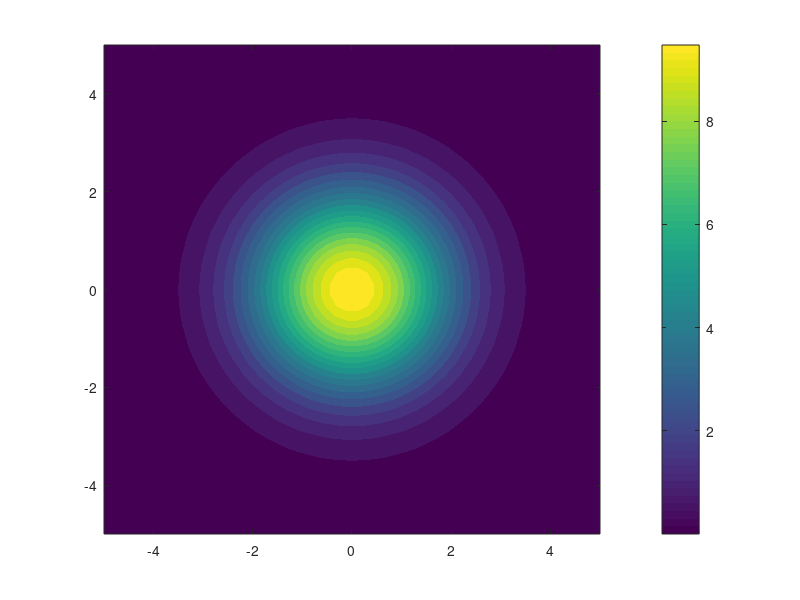
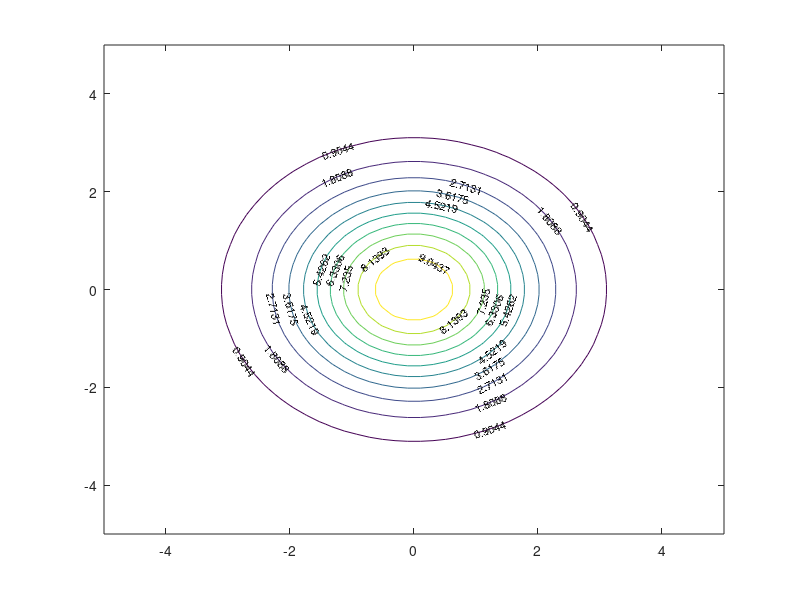
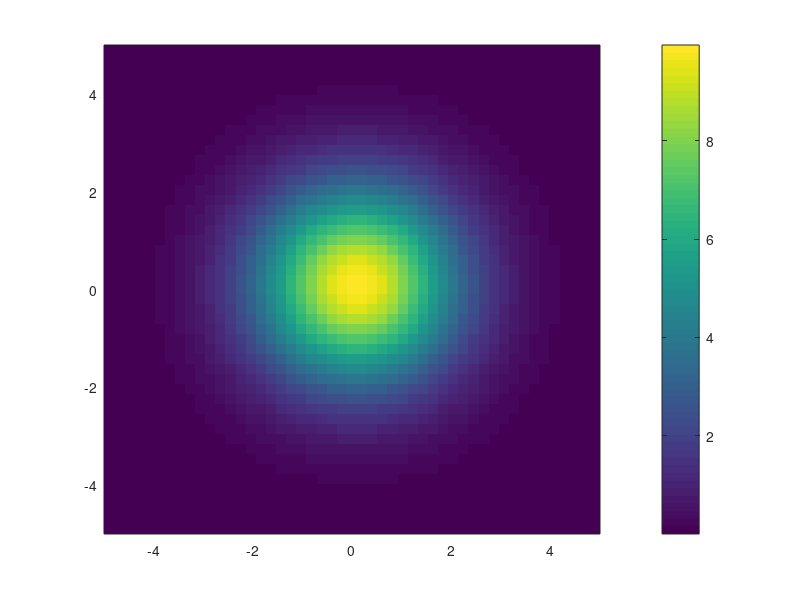
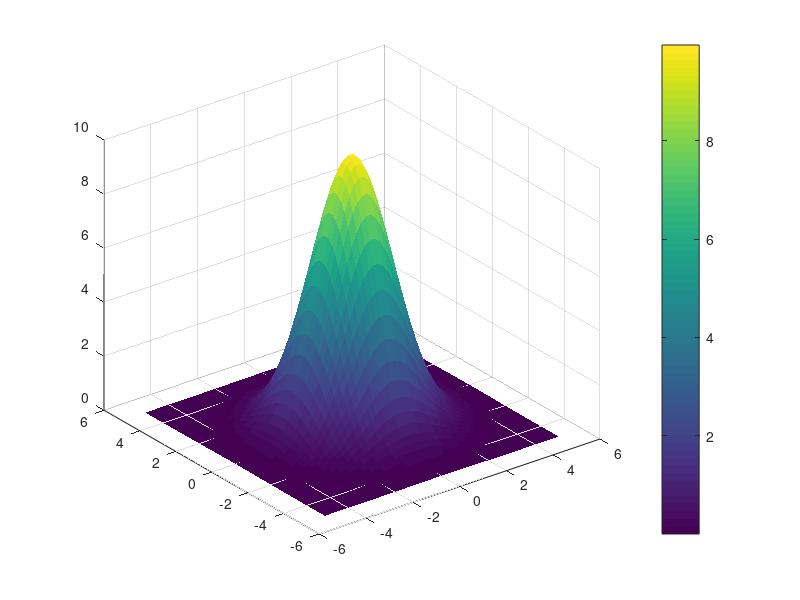

MATLAB code to generate these figures, in order: (Note: this script raises an error after producing the figures.)
%TEST_CONTOUR_FEATURES  Test contour/heatmap data workflows and edge cases.
%
%   Creates synthetic XYZ datasets, loads via parser.importCSV, and
%   validates the data is suitable for contour plotting. Also tests
%   the gridding/interpolation pipeline that generateContour() uses.
%
%   Run:
%       run tests/test_contour_features
%       runAllTests(Group="contour")

clear; clc;
fprintf('\n=== Contour / Heatmap Feature Tests ===\n\n');

ROOT = fileparts(fileparts(mfilename('fullpath')));
addpath(ROOT);

tmpDir = fullfile(tempdir, sprintf('contour_test_%s', datestr(now, 'yyyymmdd_HHMMSS')));
mkdir(tmpDir);
cleanupDir = onCleanup(@() rmdir(tmpDir, 's'));

passed = 0;
failed = 0;

% ═════════════════════════════════════════════════════════════════════
%  Generate Synthetic Datasets
% ═════════════════════════════════════════════════════════════════════

% Dataset 1: 2D Gaussian peak on regular grid (XYZ columns)
fprintf('Generating synthetic datasets...\n');
[Xg, Yg] = meshgrid(linspace(-5, 5, 50), linspace(-5, 5, 50));
Zg = 10 * exp(-(Xg.^2 + Yg.^2) / 4);
f1 = fullfile(tmpDir, 'gaussian_peak_grid.csv');
fid = fopen(f1, 'w');
fprintf(fid, 'X,Y,Intensity\n');
for ri = 1:size(Xg, 1)
    for ci = 1:size(Xg, 2)
        fprintf(fid, '%.4f,%.4f,%.6f\n', Xg(ri,ci), Yg(ri,ci), Zg(ri,ci));
    end
end
fclose(fid);

% Dataset 2: Scattered (non-gridded) XYZ data — random sampling of a surface
rng(42);  % reproducible
nPts = 300;
xScatter = 10*rand(nPts,1) - 5;
yScatter = 10*rand(nPts,1) - 5;
zScatter = sin(xScatter) .* cos(yScatter) + 0.1*randn(nPts,1);
f2 = fullfile(tmpDir, 'scattered_sincos.csv');
fid = fopen(f2, 'w');
fprintf(fid, 'X_pos,Y_pos,Signal\n');
for ri = 1:nPts
    fprintf(fid, '%.4f,%.4f,%.6f\n', xScatter(ri), yScatter(ri), zScatter(ri));
end
fclose(fid);

% Dataset 3: XRD reciprocal space map (Omega vs 2Theta vs Intensity)
% Simulates a Bragg peak with some spreading
nOmega = 40;
n2Theta = 60;
omega = linspace(30, 32, nOmega);
twoTheta = linspace(60, 64, n2Theta);
[Om, TT] = meshgrid(omega, twoTheta);
% Gaussian peak at (31.0, 62.0)
RSM = 1000 * exp(-((Om-31).^2/0.2 + (TT-62).^2/0.8));
RSM = RSM + 10 + 5*randn(size(RSM));  % background + noise
RSM(RSM < 0) = 0;
f3 = fullfile(tmpDir, 'xrd_rsm.csv');
fid = fopen(f3, 'w');
fprintf(fid, 'Omega_deg,TwoTheta_deg,Intensity_cps\n');
for ri = 1:size(Om, 1)
    for ci = 1:size(Om, 2)
        fprintf(fid, '%.4f,%.4f,%.2f\n', Om(ri,ci), TT(ri,ci), RSM(ri,ci));
    end
end
fclose(fid);

% Dataset 4: Very sparse data (edge case — only 5 points)
f4 = fullfile(tmpDir, 'sparse_xyz.csv');
fid = fopen(f4, 'w');
fprintf(fid, 'X,Y,Z\n');
fprintf(fid, '0,0,1\n1,0,2\n0,1,3\n1,1,4\n0.5,0.5,5\n');
fclose(fid);

% Dataset 5: Data with NaN values
f5 = fullfile(tmpDir, 'xyz_with_nans.csv');
fid = fopen(f5, 'w');
fprintf(fid, 'X,Y,Z\n');
for ri = 1:100
    xv = rand*10; yv = rand*10; zv = xv + yv;
    if mod(ri, 10) == 0
        zv = NaN;
    end
    fprintf(fid, '%.4f,%.4f,%.4f\n', xv, yv, zv);
end
fclose(fid);

fprintf('  Created 5 test datasets in %s\n\n', tmpDir);

% ═════════════════════════════════════════════════════════════════════
%  TEST 1: Parse 3-column CSV files correctly
% ═════════════════════════════════════════════════════════════════════
fprintf('== TEST 1: Parse gridded Gaussian peak CSV ==\n');
try
    d = parser.importCSV(f1);
    assert(numel(d.labels) >= 2, 'Should have at least 2 Y columns (Y + Intensity)');
    assert(numel(d.time) == 2500, 'Should have 50x50 = 2500 rows');
    fprintf('  Loaded: %d rows, %d columns (%s)\n', ...
        numel(d.time), numel(d.labels), strjoin(d.labels, ', '));
    fprintf('  PASS\n'); passed = passed + 1;
catch ME
    fprintf('  FAIL: %s\n', ME.message); failed = failed + 1;
end

% ═════════════════════════════════════════════════════════════════════
%  TEST 2: Parse scattered data
% ═════════════════════════════════════════════════════════════════════
fprintf('== TEST 2: Parse scattered sin*cos CSV ==\n');
try
    d = parser.importCSV(f2);
    assert(numel(d.time) == 300, 'Should have 300 rows');
    fprintf('  Loaded: %d rows, columns: %s\n', ...
        numel(d.time), strjoin(d.labels, ', '));
    fprintf('  PASS\n'); passed = passed + 1;
catch ME
    fprintf('  FAIL: %s\n', ME.message); failed = failed + 1;
end

% ═════════════════════════════════════════════════════════════════════
%  TEST 3: Gridding via scatteredInterpolant
% ═════════════════════════════════════════════════════════════════════
fprintf('== TEST 3: Grid scattered data via scatteredInterpolant ==\n');
try
    nGrid = 50;
    xLin = linspace(min(xScatter), max(xScatter), nGrid);
    yLin = linspace(min(yScatter), max(yScatter), nGrid);
    [XG, YG] = meshgrid(xLin, yLin);
    F = scatteredInterpolant(xScatter, yScatter, zScatter, 'linear', 'none');
    ZG = F(XG, YG);
    assert(all(size(ZG) == [nGrid nGrid]), 'Grid should be 50x50');
    nNaN = sum(isnan(ZG(:)));
    fprintf('  Grid: %dx%d, NaN count: %d (%.1f%%)\n', nGrid, nGrid, nNaN, 100*nNaN/numel(ZG));
    assert(nNaN < numel(ZG)*0.5, 'Less than 50%% should be NaN');
    fprintf('  PASS\n'); passed = passed + 1;
catch ME
    fprintf('  FAIL: %s\n', ME.message); failed = failed + 1;
end

% ═════════════════════════════════════════════════════════════════════
%  TEST 4: Contourf on gridded data
% ═════════════════════════════════════════════════════════════════════
fprintf('== TEST 4: contourf on Gaussian peak grid ==\n');
try
    testFig = figure('Visible', 'off');
    testAx = axes(testFig);
    contourf(testAx, Xg, Yg, Zg, 20, 'LineStyle', 'none');
    colorbar(testAx);
    colormap(testAx, parula(256));
    title(testAx, 'Gaussian Peak Contour');
    % Verify the plot was created
    children = testAx.Children;
    assert(~isempty(children), 'Axes should have contour children');
    close(testFig);
    fprintf('  PASS\n'); passed = passed + 1;
catch ME
    fprintf('  FAIL: %s\n', ME.message); failed = failed + 1;
    try close(testFig); catch; end
end

% ═════════════════════════════════════════════════════════════════════
%  TEST 5: Contour lines with labels
% ═════════════════════════════════════════════════════════════════════
fprintf('== TEST 5: Labeled contour lines ==\n');
try
    testFig = figure('Visible', 'off');
    testAx = axes(testFig);
    [C, h] = contour(testAx, Xg, Yg, Zg, 10);
    clabel(C, h, 'FontSize', 8);
    assert(~isempty(h), 'Contour handle should not be empty');
    close(testFig);
    fprintf('  PASS\n'); passed = passed + 1;
catch ME
    fprintf('  FAIL: %s\n', ME.message); failed = failed + 1;
    try close(testFig); catch; end
end

% ═════════════════════════════════════════════════════════════════════
%  TEST 6: pcolor (pseudocolor)
% ═════════════════════════════════════════════════════════════════════
fprintf('== TEST 6: pcolor (pseudocolor) ==\n');
try
    testFig = figure('Visible', 'off');
    testAx = axes(testFig);
    pcolor(testAx, Xg, Yg, Zg);
    shading(testAx, 'flat');
    colorbar(testAx);
    assert(~isempty(testAx.Children), 'pcolor should create surface object');
    close(testFig);
    fprintf('  PASS\n'); passed = passed + 1;
catch ME
    fprintf('  FAIL: %s\n', ME.message); failed = failed + 1;
    try close(testFig); catch; end
end

% ═════════════════════════════════════════════════════════════════════
%  TEST 7: surf (3D surface)
% ═════════════════════════════════════════════════════════════════════
fprintf('== TEST 7: 3D surface plot ==\n');
try
    testFig = figure('Visible', 'off');
    testAx = axes(testFig);
    surf(testAx, Xg, Yg, Zg, 'EdgeColor', 'none');
    colorbar(testAx);
    view(testAx, -37.5, 30);
    assert(~isempty(testAx.Children), 'surf should create surface object');
    close(testFig);
    fprintf('  PASS\n'); passed = passed + 1;
catch ME
    fprintf('  FAIL: %s\n', ME.message); failed = failed + 1;
    try close(testFig); catch; end
end

% ═════════════════════════════════════════════════════════════════════
%  TEST 8: RSM data — XRD reciprocal space map
% ═════════════════════════════════════════════════════════════════════
fprintf('== TEST 8: XRD RSM contour from CSV ==\n');
try
    d = parser.importCSV(f3);
    assert(numel(d.time) == nOmega * n2Theta, ...
        sprintf('Should have %d rows', nOmega * n2Theta));
    % Extract columns and grid
    xV = d.time;  % Omega
    yV = d.values(:,1);  % TwoTheta
    zV = d.values(:,2);  % Intensity
    nG = 80;
    xL = linspace(min(xV), max(xV), nG);
    yL = linspace(min(yV), max(yV), nG);
    [XG2, YG2] = meshgrid(xL, yL);
    F2 = scatteredInterpolant(xV, yV, zV, 'linear', 'none');
    ZG2 = F2(XG2, YG2);
    testFig = figure('Visible', 'off');
    testAx = axes(testFig);
    contourf(testAx, XG2, YG2, log10(max(ZG2, 1)), 20, 'LineStyle', 'none');
    colorbar(testAx);
    xlabel(testAx, '\omega (°)'); ylabel(testAx, '2\theta (°)');
    title(testAx, 'RSM (log_{10} intensity)');
    close(testFig);
    fprintf('  Peak intensity: %.1f cps at grid center\n', max(zV));
    fprintf('  PASS\n'); passed = passed + 1;
catch ME
    fprintf('  FAIL: %s\n', ME.message); failed = failed + 1;
    try close(testFig); catch; end
end

% ═════════════════════════════════════════════════════════════════════
%  TEST 9: Sparse data (5 points) — edge case
% ═════════════════════════════════════════════════════════════════════
fprintf('== TEST 9: Sparse data (5 points) gridding ==\n');
try
    d = parser.importCSV(f4);
    xV = d.time; yV = d.values(:,1); zV = d.values(:,2);
    assert(numel(xV) == 5, 'Should have 5 rows');
    % griddata should still work with 5 points
    nG = 20;
    xL = linspace(min(xV), max(xV), nG);
    yL = linspace(min(yV), max(yV), nG);
    [XG3, YG3] = meshgrid(xL, yL);
    ZG3 = griddata(xV, yV, zV, XG3, YG3, 'linear'); %#ok<GRIDD>
    assert(any(~isnan(ZG3(:))), 'At least some grid points should be valid');
    fprintf('  Gridded 5 points to %dx%d: %d valid cells\n', nG, nG, sum(~isnan(ZG3(:))));
    fprintf('  PASS\n'); passed = passed + 1;
catch ME
    fprintf('  FAIL: %s\n', ME.message); failed = failed + 1;
end

% ═════════════════════════════════════════════════════════════════════
%  TEST 10: Data with NaN values — filtered before gridding
% ═════════════════════════════════════════════════════════════════════
fprintf('== TEST 10: NaN filtering before gridding ==\n');
try
    d = parser.importCSV(f5);
    xV = d.time; yV = d.values(:,1); zV = d.values(:,2);
    nBefore = numel(xV);
    valid = ~isnan(xV) & ~isnan(yV) & ~isnan(zV);
    xV = xV(valid); yV = yV(valid); zV = zV(valid);
    nAfter = numel(xV);
    fprintf('  Before: %d rows, After NaN removal: %d rows\n', nBefore, nAfter);
    assert(nAfter < nBefore, 'Some rows should have been removed');
    assert(nAfter >= 4, 'Should have enough for gridding');
    % Grid
    nG = 30;
    xL = linspace(min(xV), max(xV), nG);
    yL = linspace(min(yV), max(yV), nG);
    [XG4, YG4] = meshgrid(xL, yL);
    F4 = scatteredInterpolant(xV, yV, zV, 'linear', 'none');
    ZG4 = F4(XG4, YG4);
    assert(any(~isnan(ZG4(:))), 'Grid should have valid values');
    fprintf('  PASS\n'); passed = passed + 1;
catch ME
    fprintf('  FAIL: %s\n', ME.message); failed = failed + 1;
end

% ═════════════════════════════════════════════════════════════════════
%  TEST 11: Multiple colormaps work
% ═════════════════════════════════════════════════════════════════════
fprintf('== TEST 11: Colormap compatibility ==\n');
try
    cmaps = {'parula','hot','jet','turbo','gray','bone','copper'};
    testFig = figure('Visible', 'off');
    testAx = axes(testFig);
    contourf(testAx, Xg, Yg, Zg, 10);
    allOk = true;
    for ci = 1:numel(cmaps)
        try
            cmapFcn = str2func(cmaps{ci});
            colormap(testAx, cmapFcn(256));
        catch
            fprintf('  WARNING: colormap %s not available\n', cmaps{ci});
            allOk = false;
        end
    end
    close(testFig);
    if allOk
        fprintf('  All %d colormaps work\n', numel(cmaps));
        fprintf('  PASS\n'); passed = passed + 1;
    else
        fprintf('  PASS (with warnings)\n'); passed = passed + 1;
    end
catch ME
    fprintf('  FAIL: %s\n', ME.message); failed = failed + 1;
    try close(testFig); catch; end
end

% ═════════════════════════════════════════════════════════════════════
%  TEST 12: Full pipeline — CSV → parse → grid → contour → export
% ═════════════════════════════════════════════════════════════════════
fprintf('== TEST 12: Full CSV → contour → PNG export pipeline ==\n');
try
    d = parser.importCSV(f1);
    xV = d.time; yV = d.values(:,1); zV = d.values(:,2);
    valid = ~isnan(xV) & ~isnan(yV) & ~isnan(zV);
    xV = xV(valid); yV = yV(valid); zV = zV(valid);

    nG = 100;
    xL = linspace(min(xV), max(xV), nG);
    yL = linspace(min(yV), max(yV), nG);
    [XG5, YG5] = meshgrid(xL, yL);
    F5 = scatteredInterpolant(xV, yV, zV, 'linear', 'none');
    ZG5 = F5(XG5, YG5);

    testFig = figure('Visible', 'off', 'Units', 'inches', 'Position', [2 2 6 5]);
    testAx = axes(testFig);
    contourf(testAx, XG5, YG5, ZG5, 20, 'LineStyle', 'none');
    colorbar(testAx);
    colormap(testAx, parula(256));
    xlabel(testAx, 'X'); ylabel(testAx, 'Y');
    title(testAx, 'Gaussian Peak (Contour)');
    testAx.FontSize = 11; testAx.Box = 'on';

    % Export to PNG
    outPng = fullfile(tmpDir, 'contour_test.png');
    exportgraphics(testAx, outPng, 'Resolution', 150);
    assert(isfile(outPng), 'PNG should exist');
    info = imfinfo(outPng);
    fprintf('  Exported: %dx%d px PNG\n', info.Width, info.Height);
    close(testFig);
    fprintf('  PASS\n'); passed = passed + 1;
catch ME
    fprintf('  FAIL: %s\n', ME.message); failed = failed + 1;
    try close(testFig); catch; end
end

% ═════════════════════════════════════════════════════════════════════
%  SUMMARY
% ═════════════════════════════════════════════════════════════════════
fprintf('\n──────────────────────────────────────────────────────────────\n');
fprintf('Contour Feature Tests: %d passed, %d failed (of %d)\n', ...
    passed, failed, passed + failed);
fprintf('──────────────────────────────────────────────────────────────\n');

if failed > 0
    error('test_contour_features:failures', '%d test(s) FAILED', failed);
end
